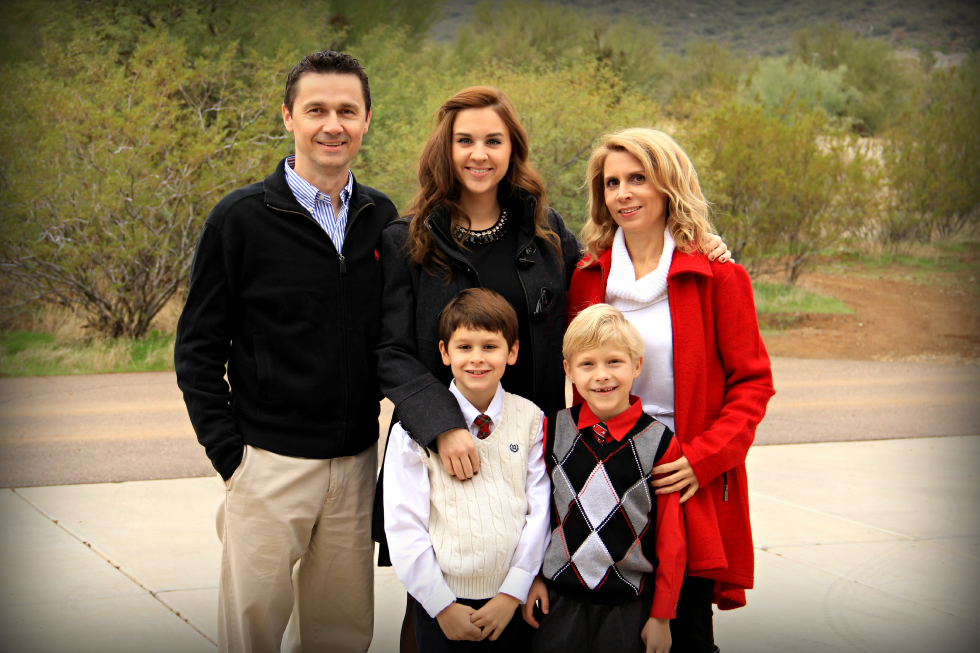
#> input picture 06_Computer_Vision_NLP/images/Gesichter.jpg, 4898 x 3265 px (shown at 1/5 size)
$ python -i 06_02_streamlit_cv_apps.py   (imports and definitions only)   (older library calls are emulated)
#> lines starting #> are read from the running program, lines starting #| are printed output that depends on the picture; after the words box and inside, x2 and y2 are one past the last pixel; in counts of white or black regions, pixels touching at a corner belong together
# 🖼️ Computer Vision Applications - Streamlit App
# Führen Sie aus mit: streamlit run 06_02_streamlit_cv_apps.py

import streamlit as st
import numpy as np
import cv2
from PIL import Image
import matplotlib.pyplot as plt
from scipy import signal
import io
import base64
from typing import Dict, List, Tuple

# App Konfiguration
# [13 lines not run here, left out]

# App-Modus auswählen
# [4 lines that did not run here, left out]

# Bild Upload
# [4 lines not run here, left out]

# Helper Functions
# [37 lines left out: functions load_image, apply_edge_detection, not called in this run]

def detect_contours(image):
    """Konturen erkennen"""
    gray = cv2.cvtColor(image, cv2.COLOR_RGB2GRAY)
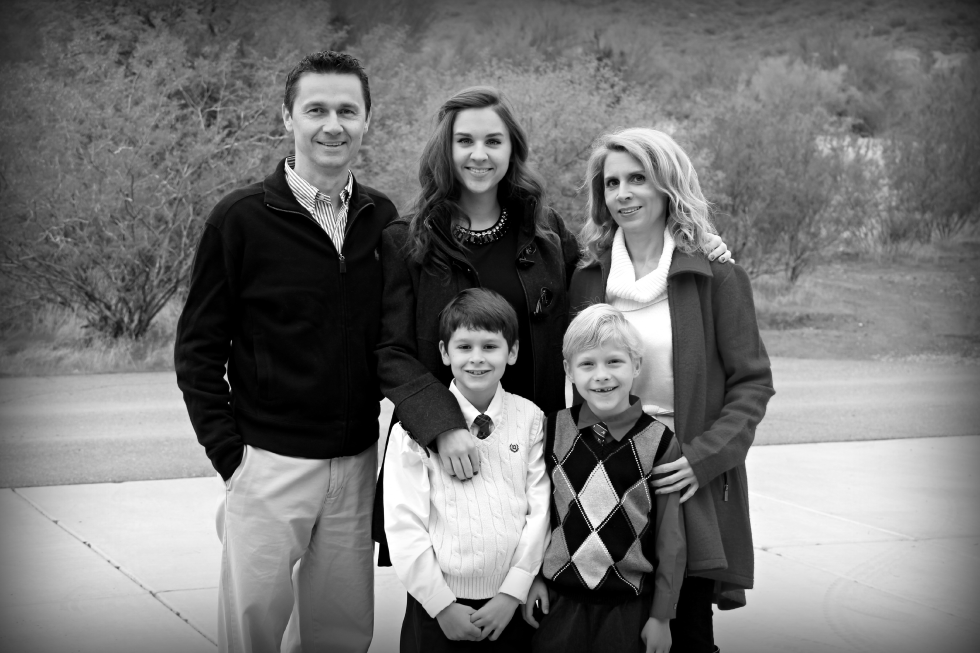
#> gray: shape (3265, 4898) (shown at 1/5 size); min 0, max 255, mean 116.7
    edges = cv2.Canny(gray, 50, 150)
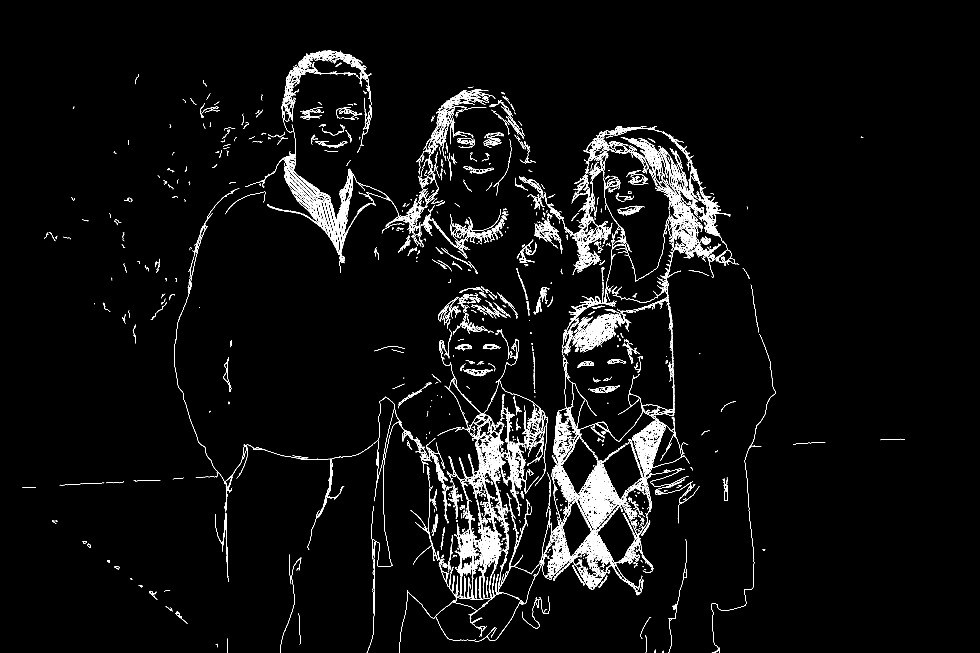
#> edges: shape (3265, 4898) (shown at 1/5 size); 1.9% white in thin lines or dots, all inside (x1, y1, x2, y2) = (111, 252, 4525, 3265)
    contours, _ = cv2.findContours(edges, cv2.RETR_EXTERNAL, cv2.CHAIN_APPROX_SIMPLE)
#> contours = 6407 contours, 5186 with area under 20; largest, box (x1, y1, x2, y2) and area: (1429, 782, 1652, 1008) 2333, (2449, 2232, 2508, 2327) 1500, (2958, 2671, 3036, 2802) 1008, (3527, 1011, 3605, 1066) 1004, (1630, 1012, 1674, 1154) 922

    result = image.copy()
    cv2.drawContours(result, contours, -1, (0, 255, 0), 2)
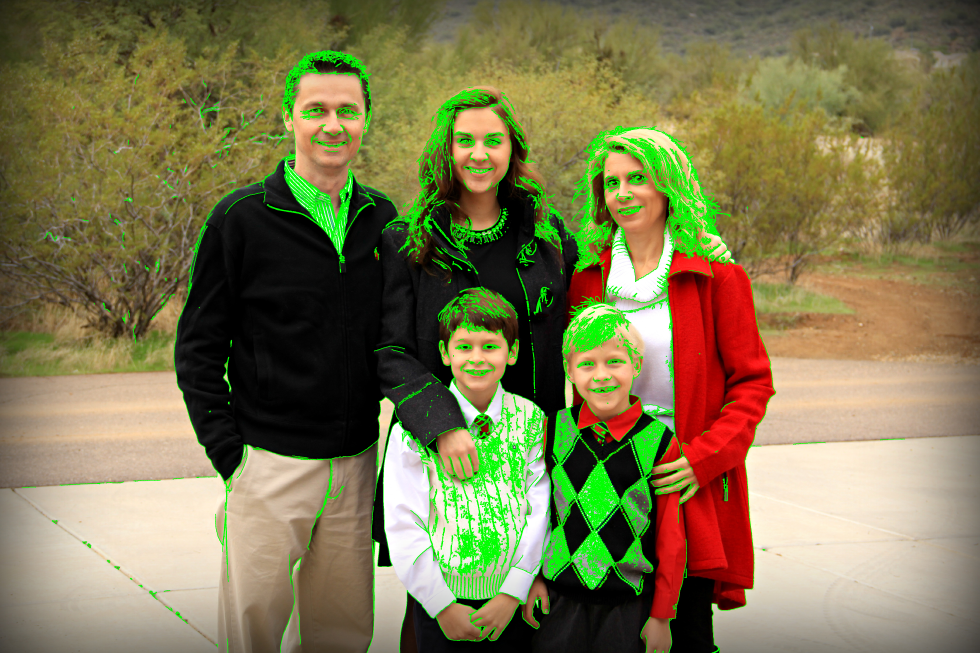
#> result: shape (3265, 4898, 3) (shown at 1/5 size); mean R, G, B 126.8, 120.1, 79.7
    return result, len(contours)

# [65 lines left out: functions segment_image, detect_features, not called in this run]

# Hauptbereich
# [1 line that did not run here, left out]

# [111 lines not run here, left out]

explanations = {
    "Edge Detection": """
    ⚡ **Edge Detection** findet Bereiche mit starken Intensitätsänderungen:
    - **Canny:** Beste Allzweck-Edge Detection
    - **Sobel:** Gradient-basiert, gut für Richtungs-Info
    - **Laplacian:** Zweite Ableitung, findet alle Edges
    """,
    "Object Detection": """
    🎯 **Object Detection** erkennt und lokalisiert Objekte:
    - **Contours:** Umrisse von Objekten finden
    - **Bounding Boxes:** Rechteckige Bereiche um Objekte
    - **Deep Learning:** YOLO, R-CNN für komplexe Objekte
    """,
    "Image Segmentation": """
    🧩 **Image Segmentation** teilt Bilder in Regionen:
    - **K-Means:** Pixel-Clustering nach Farben
    - **Watershed:** Topologie-basierte Segmentierung
    - **Semantic:** Deep Learning für Objektklassen
    """,
    "Feature Detection": """
    🔍 **Feature Detection** findet charakteristische Punkte:
    - **SIFT:** Scale-Invariant Feature Transform
    - **ORB:** Oriented FAST and Rotated BRIEF
    - **Harris:** Corner Detection Algorithmus
    """
}

# [6 lines not run here, left out]

>>> import cv2
>>> picture = cv2.cvtColor(cv2.imread('images/Gesichter.jpg'), cv2.COLOR_BGR2RGB)
>>> result = detect_contours(picture)
